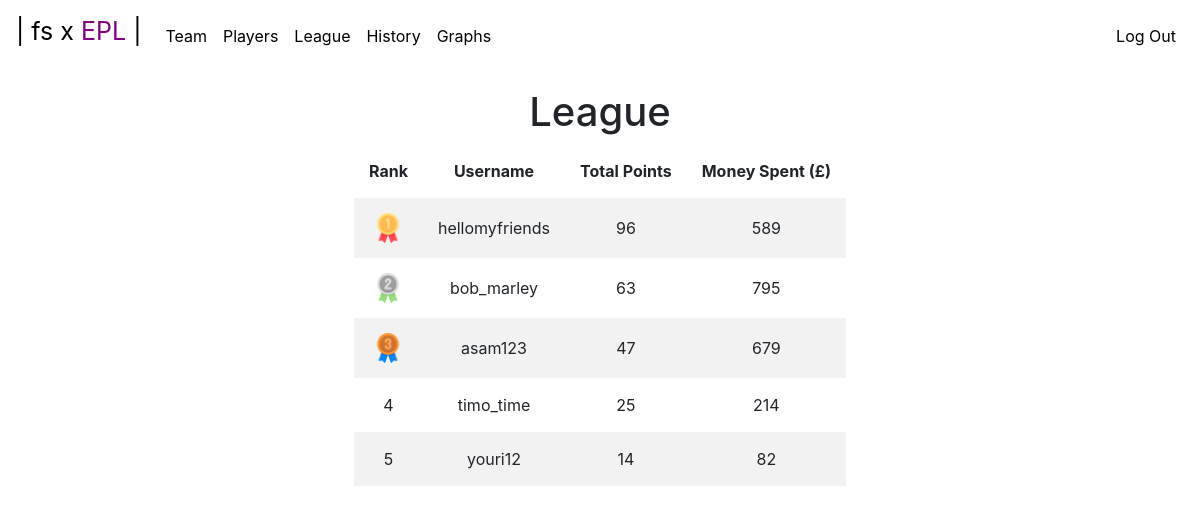
The app's page /league (signed in), older data.
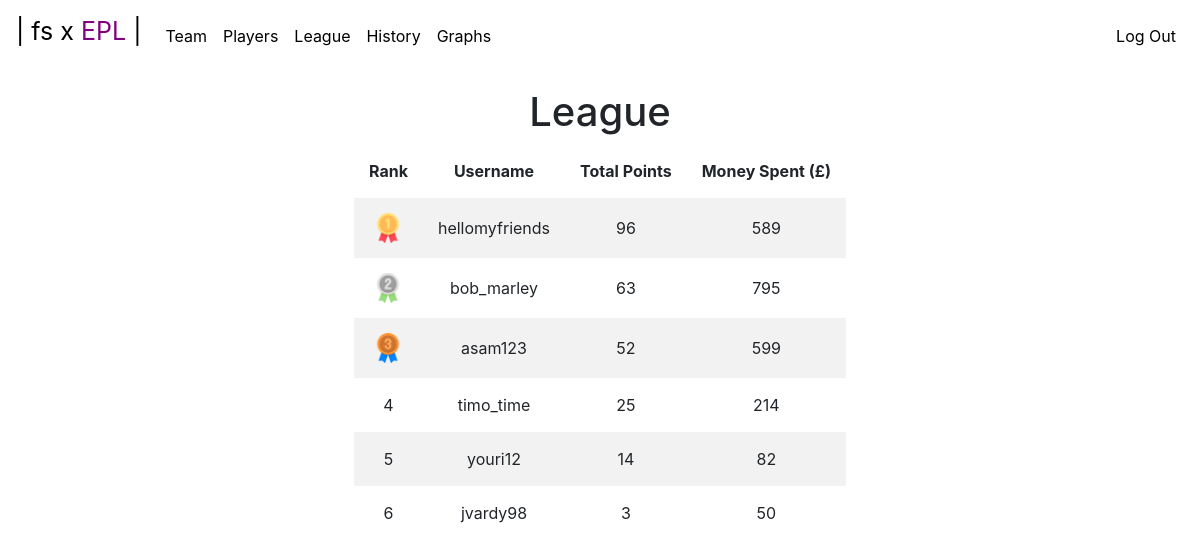
The same page, newer data.
### tables this page shows
CREATE TABLE "users" (
	"id"	INTEGER NOT NULL UNIQUE,
	"username"	varchar(255) NOT NULL UNIQUE,
	"password"	varchar(255) NOT NULL UNIQUE,
	"money"	INTEGER NOT NULL DEFAULT 1000,
	PRIMARY KEY("id" AUTOINCREMENT)
);

### app.py (the view)
@app.route("/league")
@login_required
def league():
    con = sqlite3.connect(db)
    cur = con.cursor()
    users = cur.execute("SELECT users.username, SUM(team.points), users.money FROM users JOIN team WHERE users.id = team.user_id GROUP BY users.id ORDER BY SUM(team.points) DESC").fetchall()
    con.commit()
    con.close()
    return render_template("league.html", users=users)

### app.py (called while the page is built)
@app.after_request
def after_request(response):
    response.headers["Cache-Control"] = "no-cache, no-store, must-revalidate"
    response.headers["Expires"] = 0
    response.headers["Pragma"] = "no-cache"
    return response

### helpers.py (called while the page is built)
def login_required(f):
    @wraps(f)
    def decorated_function(*args, **kwargs):
        if session.get("user_id") is None:
            return redirect("/login")
        return f(*args, **kwargs)
    return decorated_function

### templates/league.html (shortened to what this page needs)
{% extends "layout.html" %}
{% block main %}
    <div id="league-div">
    <h1 id="league-title">League</h1>
        <table id="league-table">
            <tr>
                <th>Rank</th>
                <th>Username</th>
                <th>Total Points</th>
                <th>Money Spent (&#163;)</th>
            </tr>
            {% for user in users %}
            <tr>
                {% if loop.index <= 3 %}
                    <td><img class="league-medal" src="static/medal_{{ loop.index }}.png" alt="#{{ loop.index }} medal."></td>
                {% else %}
                    <td>{{ loop.index }}</td>
                {% endif %}
                <td>{{ user[0] }}</td>
                <td>{{ user[1] }}</td>
                <td>{{ 800 - user[2] }}</td>
            </tr>
            {% endfor %}
        </table>
    </div>
{% endblock %}

### templates/layout.html (shortened to what this page needs)
<!DOCTYPE html>
<html lang="en">
    <head>
        <link rel="stylesheet" href="https://cdn.jsdelivr.net/npm/bootstrap@4.5.3/dist/css/bootstrap.min.css">
        <link rel="stylesheet" href="static/styles.css">
    </head>
    <body>
        <nav class="navbar navbar-expand-md">
            <a class="navbar-brand" href="/">
                <span>| fs x <span class="nav-purple">EPL</span> |</span>
            </a>
            <div class="collapse navbar-collapse" id="navbar">
                {% if session.user_id %}
                    <ul class="navbar-nav mr-auto mt-2">
                        <li class="nav-item"><a class="nav-link" href="/team">Team</a></li>
                        <li class="nav-item"><a class="nav-link" href="/players">Players</a></li>
                        <li class="nav-item"><a class="nav-link" href="/league">League</a></li>
                        <li class="nav-item"><a class="nav-link" href="/history">History</a></li>
                        <li class="nav-item"><a class="nav-link" href="/graphs">Graphs</a></li>
                    </ul>
                    <ul class="navbar-nav ms-auto mt-2">
                        <li class="nav-item"><a class="nav-link" href="/logout">Log Out</a></li>
                    </ul>
                {% else %}
                    <ul class="navbar-nav mr-auto mt-2">
                        <li class="nav-item"><a class="nav-link" href="/login">Log In</a></li>
                        <li class="nav-item"><a class="nav-link" href="/register">Register</a></li>
                    </ul>
                {% endif %}
            </div>
        </nav>
        <main>
            {% block main %}{% endblock %}
        </main>
    </body>
</html>

### static/styles.css (style rules this page uses)
main { text-align: center; }
.navbar-brand { font-size: 25px; color: black; }
.nav-link { color: black; }
.nav-purple { color: purple; }
#history-table th, td { padding: 15px; }
#league-title { padding-top: 3vh; }
#league-table { margin-left: auto; margin-right: auto; }
#league-table th, td { padding: 15px; }
#league-table tr:nth-child(even) { background-color: #f2f2f2; }
.league-medal { height: 30px; }

Row changes from the older to the newer data that the page shows:
changed users "asam123": user "47" → "52"; 800-user[2] "679" → "599"
added users: username "jvardy98", user "3", 800-user[2] "50"
